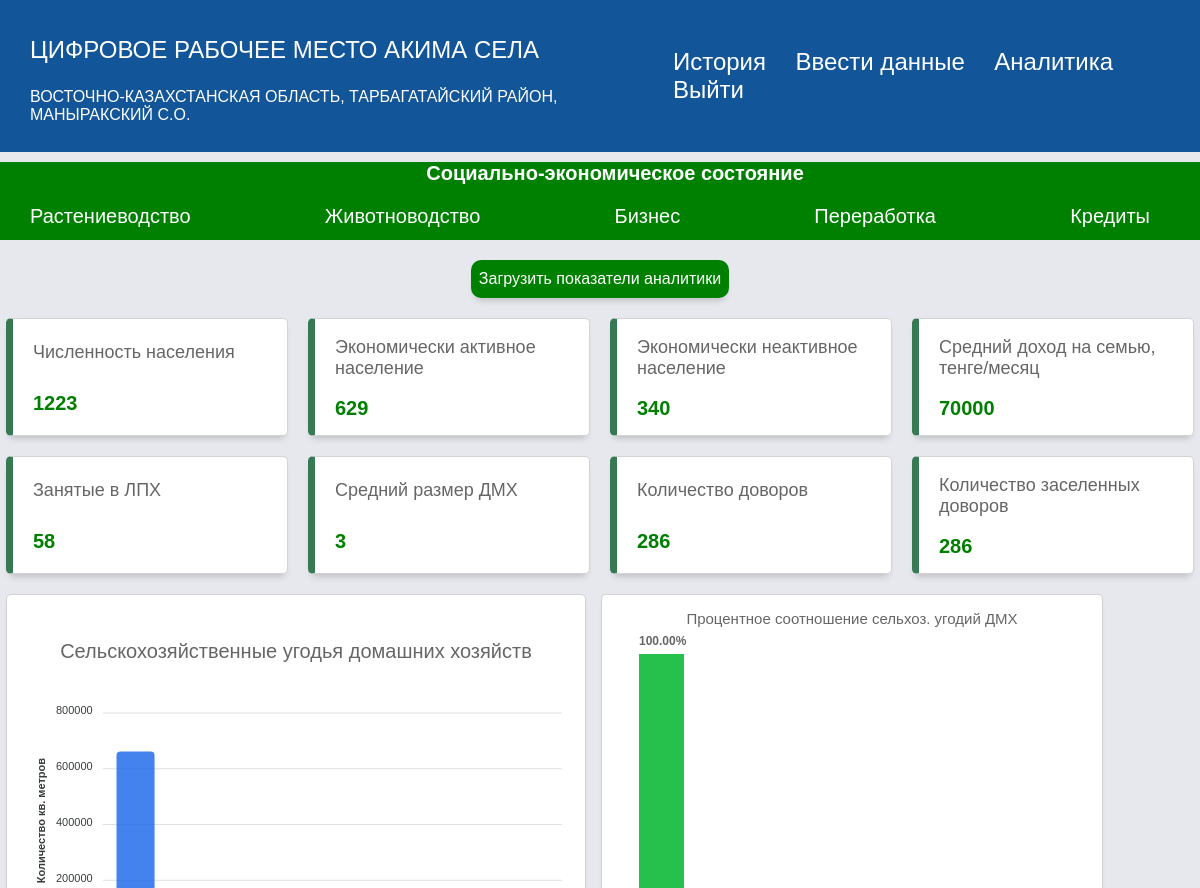
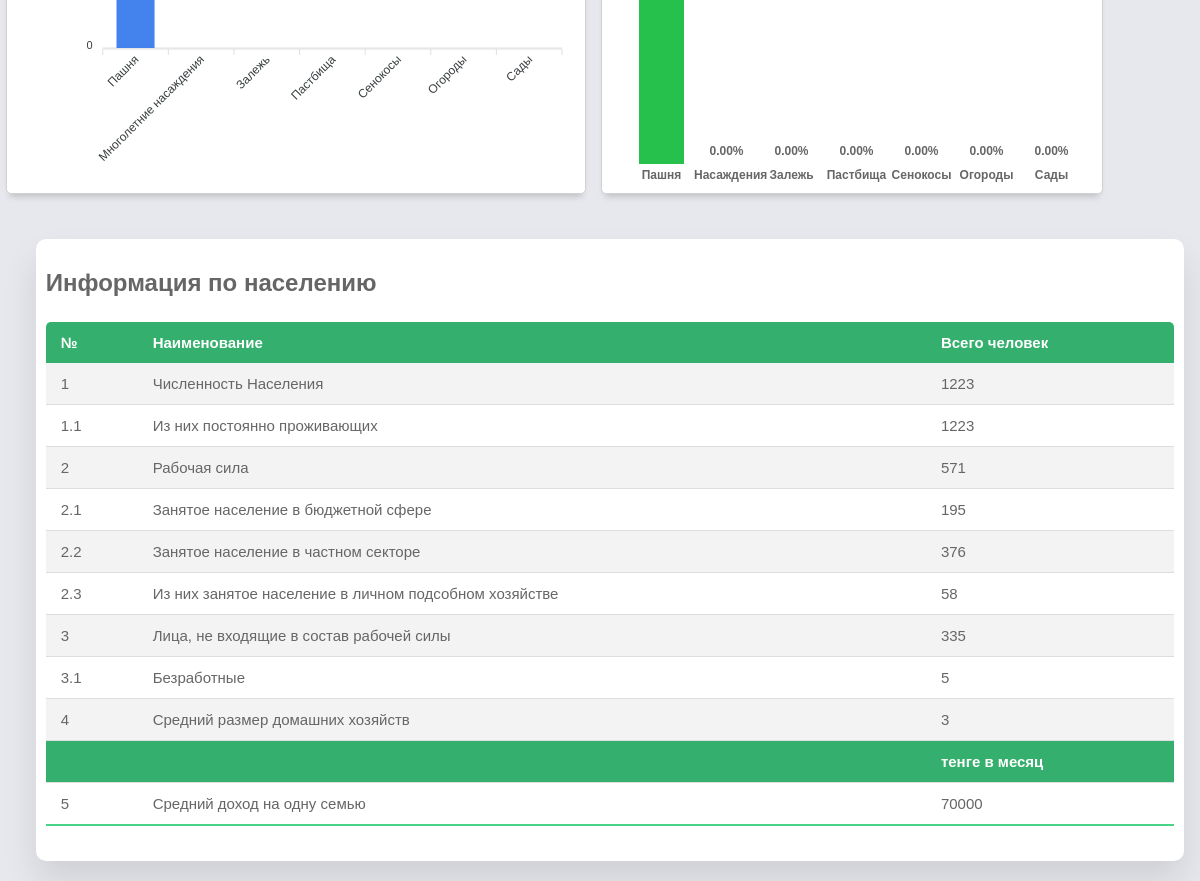
/dashboard_soc1 (signed in), run on an earlier commit of the app's database (2 pictures, top to bottom).
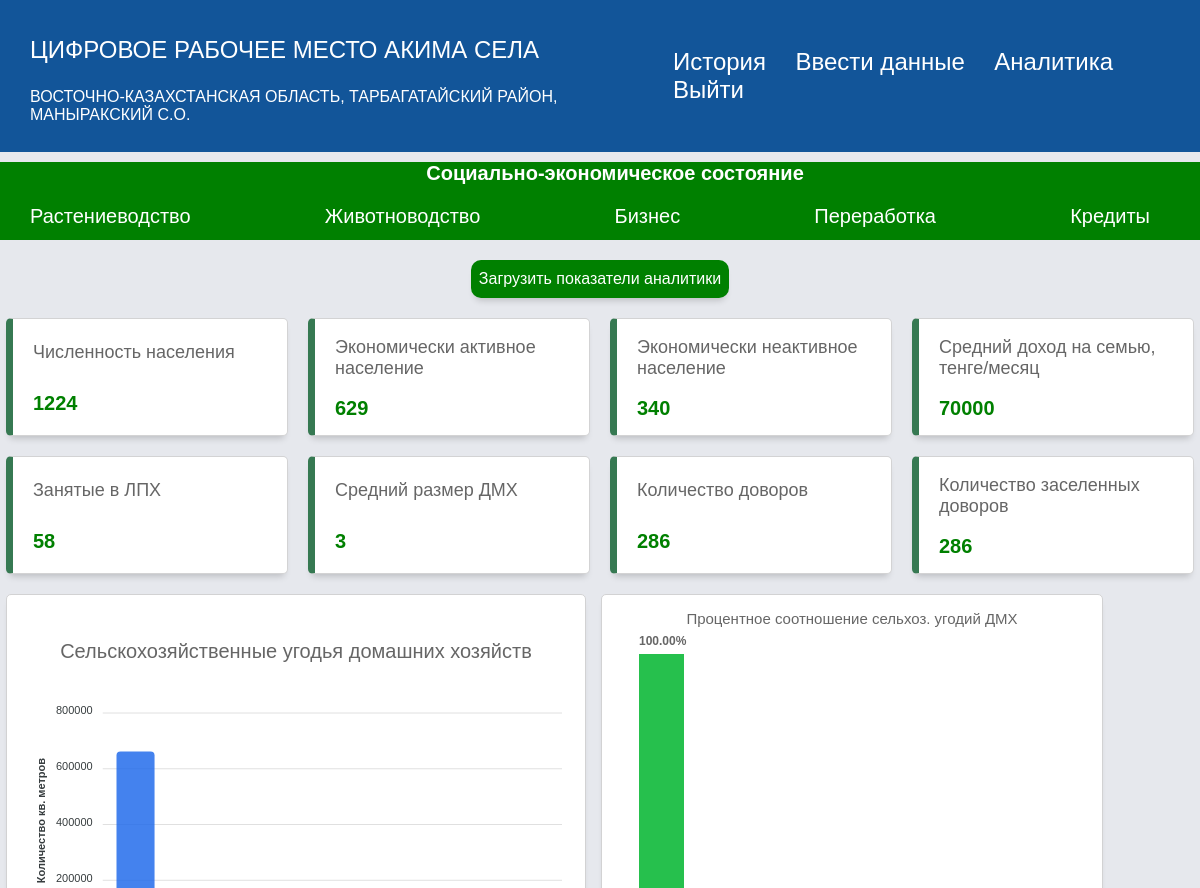
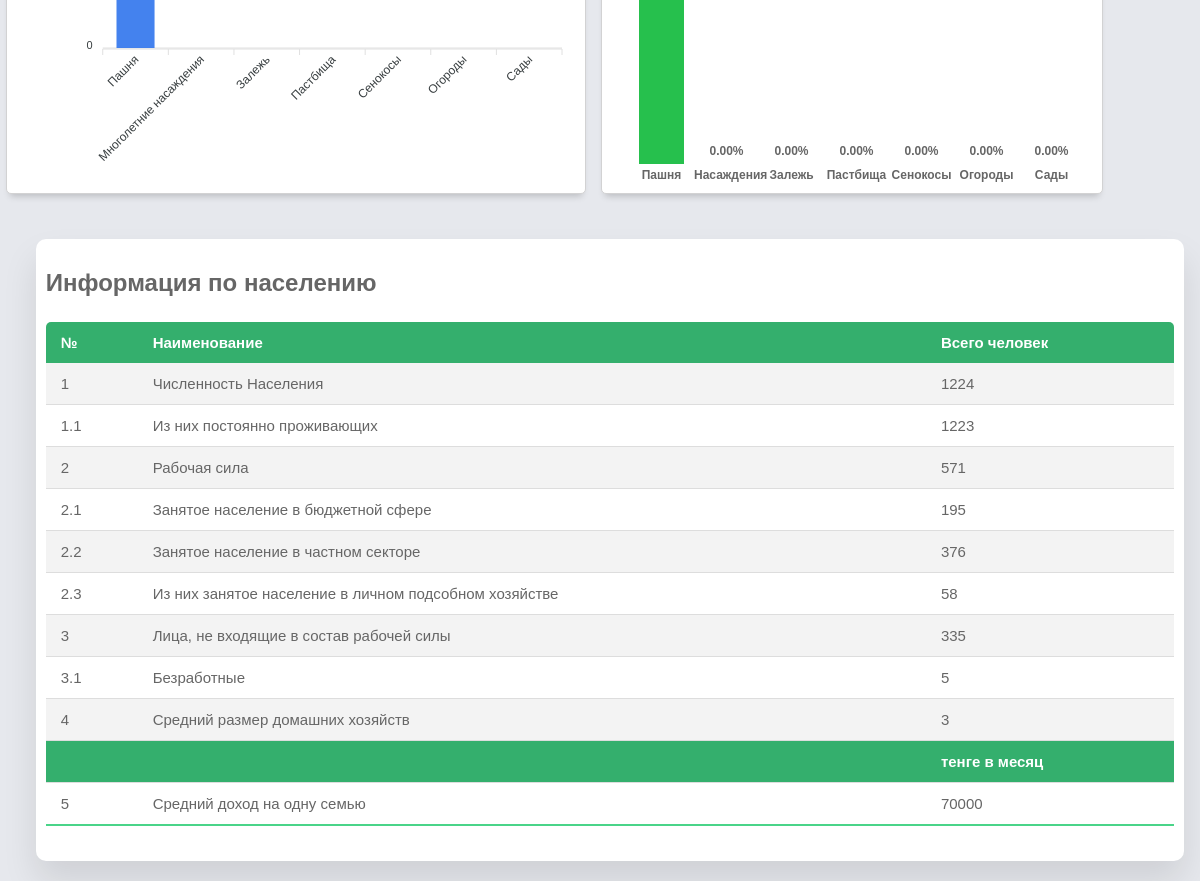
And on a later commit of the database (2 pictures, top to bottom).
### app/models.py (models this page shows)
class Form(db.Model):
   id = db.Column(db.Integer, primary_key = True)
   user_id = db.Column(db.Integer, db.ForeignKey('user.id'))
   user = relationship("User",backref="forms")
   kato_2 = db.Column(db.String(1024))
   kato_2_name = db.Column(db.String(1024))
   kato_4 = db.Column(db.String(1024))
   kato_4_name = db.Column(db.String(1024))
   kato_6 = db.Column(db.String(1024))
   kato_6_name = db.Column(db.String(1024))
   form_year = db.Column(db.String(1024))
   labour_population = db.Column(db.BigInteger)
   labour_constant_population = db.Column(db.BigInteger)
   labour_labour = db.Column(db.BigInteger)
   labour_government_workers = db.Column(db.BigInteger)
   labour_private_labour = db.Column(db.BigInteger)
   labour_private_ogorod = db.Column(db.BigInteger)
   labour_total_econ_inactive_population = db.Column(db.BigInteger)
   labour_unemployed = db.Column(db.BigInteger)
   labour_household_size = db.Column(db.BigInteger)
   labour_average_income_family = db.Column(db.BigInteger)
   house_total_dvor = db.Column(db.BigInteger)
   house_zaselen_dvor = db.Column(db.BigInteger)
   dh_count = db.Column(db.BigInteger)
   dx_number_ogorodov = db.Column(db.BigInteger)
   dx_cx_land = db.Column(db.Numeric(30, 2))
   dx_pashnya = db.Column(db.Numeric(30, 2))
   dx_mnogoletnie = db.Column(db.Numeric(30, 2))
   dx_zelej = db.Column(db.Numeric(30, 2))
   dx_pastbishe = db.Column(db.Numeric(30, 2))
   dx_senokosy = db.Column(db.Numeric(30, 2))
   dx_ogorody = db.Column(db.Numeric(30, 2))
   dx_sad = db.Column(db.Numeric(30, 2))
   dx_urojai = db.Column(db.Numeric(30, 2))
   dx_cucumber = db.Column(db.Numeric(30, 2))
   dx_tomato = db.Column(db.Numeric(30, 2))
   dx_potato = db.Column(db.Numeric(30, 2))
   dx_kapusta = db.Column(db.Numeric(30, 2))
   dx_carrot = db.Column(db.Numeric(30, 2))
   dx_svekla = db.Column(db.Numeric(30, 2))
   dx_sweet_peper = db.Column(db.Numeric(30, 2))
   dx_baklajan = db.Column(db.Numeric(30, 2))
   dx_kabachek = db.Column(db.Numeric(30, 2))
   dx_onion = db.Column(db.Numeric(30, 2))
   dx_chesnok = db.Column(db.Numeric(30, 2))
   dx_redis = db.Column(db.Numeric(30, 2))
   dx_korm = db.Column(db.Numeric(30, 2))
   dx_fruits = db.Column(db.Numeric(30, 2))
   kx_amount = db.Column(db.BigInteger)
   kz_cx_land = db.Column(db.Numeric(30, 2))
   kx_pansya = db.Column(db.Numeric(30, 2))
   kx_mnogoletnie = db.Column(db.Numeric(30, 2))
   kx_zelej = db.Column(db.Numeric(30, 2))
   kx_pastbishe = db.Column(db.Numeric(30, 2))
   kx_senokosy = db.Column(db.Numeric(30, 2))
   kx_urojai = db.Column(db.Numeric(30, 2))
   kx_zerno = db.Column(db.Numeric(30, 2))
   kx_rice = db.Column(db.Numeric(30, 2))
   kx_maslichnye = db.Column(db.Numeric(30, 2))
   kx_korm = db.Column(db.Numeric(30, 2))
   kx_mnogoletnie_derevo = db.Column(db.Numeric(30, 2))
   kz_cx_land_reserve = db.Column(db.Numeric(30, 2))
   kx_pansya_reserve = db.Column(db.Numeric(30, 2))
   kx_mnogoletnie_reserve = db.Column(db.Numeric(30, 2))
   kx_zelej_reserve = db.Column(db.Numeric(30, 2))
   kx_pastbishe_reserve = db.Column(db.Numeric(30, 2))
   kx_senokosy_reserve = db.Column(db.Numeric(30, 2))
   infrastructure_polivochnaya_sistema_ = db.Column(db.BigInteger)
   infrastructure_polivochnaya_sistema_isused = db.Column(db.BigInteger)
   infrastructure_polivy = db.Column(db.Numeric(30, 2))
   infrastructure_mtm = db.Column(db.BigInteger)
   infrastructure_mtm_isused = db.Column(db.BigInteger)
   infrastructure_slad = db.Column(db.BigInteger)
   infrastructure_slad_isused = db.Column(db.BigInteger)
   infrastructure_garage = db.Column(db.BigInteger)
   infrastructure_garage_isused = db.Column(db.BigInteger)
   infrastructure_cycsterny = db.Column(db.BigInteger)
   infrastructure_cycsterny_isused = db.Column(db.BigInteger)
   infrastructure_transformator = db.Column(db.BigInteger)
   infrastructure_transformator_isused = db.Column(db.BigInteger)
   specialization_rastenivodstvo = db.Column(db.String(1024))
   specialization_rastenivodstvo_value = db.Column(db.Numeric(30, 2))
   animal_dvor = db.Column(db.BigInteger)
   animal_skot_bird = db.Column(db.BigInteger)
   animal_cx_land = db.Column(db.Numeric(30, 2))
   animal_pashnya = db.Column(db.Numeric(30, 2))
   animal_mnogolet = db.Column(db.Numeric(30, 2))
   animal_zalej = db.Column(db.Numeric(30, 2))
   animal_pastbisha = db.Column(db.Numeric(30, 2))
   animal_senokos = db.Column(db.Numeric(30, 2))
   animal_ogorod = db.Column(db.Numeric(30, 2))
   animal_sad = db.Column(db.Numeric(30, 2))
   animal_krs_milk = db.Column(db.BigInteger)
   animal_krs_meat = db.Column(db.BigInteger)
   animal_sheep = db.Column(db.BigInteger)
   animal_kozel = db.Column(db.BigInteger)
   animal_horse = db.Column(db.BigInteger)
   animal_camel = db.Column(db.BigInteger)
   animal_pig = db.Column(db.BigInteger)
   animal_chicken = db.Column(db.BigInteger)
   animal_gusi = db.Column(db.BigInteger)
   animal_duck = db.Column(db.BigInteger)
   animal_induk = db.Column(db.BigInteger)
   animal_mik_total = db.Column(db.Numeric(30, 2))
   animal_milk_cow = db.Column(db.Numeric(30, 2))
   animal_milkrate_cow = db.Column(db.Numeric(30, 2))
   animal_mil_kozel = db.Column(db.Numeric(30, 2))
   animal_milrate_kozel = db.Column(db.Numeric(30, 2))
   animal_milk_horse = db.Column(db.Numeric(30, 2))
   animal_milkrate_horse = db.Column(db.Numeric(30, 2))
   animal_milk_camel = db.Column(db.Numeric(30, 2))
   animal_milkrate_camel = db.Column(db.Numeric(30, 2))
   animal_meat_total = db.Column(db.Numeric(30, 2))
   animal_meat_cow = db.Column(db.Numeric(30, 2))
   animal_meat_sheep = db.Column(db.Numeric(30, 2))
   animal_meat_horse = db.Column(db.Numeric(30, 2))
   animal_meat_pig = db.Column(db.Numeric(30, 2))
   animal_meat_camel = db.Column(db.Numeric(30, 2))
   animal_meat_chicken = db.Column(db.Numeric(30, 2))
   animal_meat_duck = db.Column(db.Numeric(30, 2))
   animal_meat_gusi = db.Column(db.Numeric(30, 2))
   animal_egg_total = db.Column(db.BigInteger)
   animal_egg_chicken = db.Column(db.BigInteger)
   animal_egg_gusi = db.Column(db.BigInteger)
   animal_egg_perepel = db.Column(db.BigInteger)
   animal_transformator = db.Column(db.BigInteger)
   animal_transformator_isused = db.Column(db.BigInteger)
   specialization_animal = db.Column(db.String(1024))
   specialization_animal_value = db.Column(db.Numeric(30, 2))
   noncx_sto = db.Column(db.BigInteger)
   noncx_sto_needs = db.Column(db.BigInteger)
   noncx_kindergarden = db.Column(db.BigInteger)
   noncx_kindergarden_needs = db.Column(db.BigInteger)
   noncx_souvenier = db.Column(db.BigInteger)
   noncx_souvenier_needs = db.Column(db.BigInteger)
   noncx_pc_service = db.Column(db.BigInteger)
   noncx_pc_service_needs = db.Column(db.BigInteger)
   noncx_store = db.Column(db.BigInteger)
   noncx_store_needs = db.Column(db.BigInteger)
   noncx_remont_bytovoi_tech = db.Column(db.BigInteger)
   noncx_remont_bytovoi_tech_needs = db.Column(db.BigInteger)
   noncx_metal = db.Column(db.BigInteger)
   noncx_metal_needs = db.Column(db.BigInteger)
   noncx_accounting = db.Column(db.BigInteger)
   noncx_accounting_needs = db.Column(db.BigInteger)
   noncx_photo = db.Column(db.BigInteger)
   noncx_photo_needs = db.Column(db.BigInteger)
   noncx_turism = db.Column(db.BigInteger)
   noncx_turism_needs = db.Column(db.BigInteger)
   noncx_rent = db.Column(db.BigInteger)
   noncx_rent_needs = db.Column(db.BigInteger)
   noncx_cargo = db.Column(db.BigInteger)
   noncx_cargo_needs = db.Column(db.BigInteger)
   noncx_massage = db.Column(db.BigInteger)
   noncx_massage_needs = db.Column(db.BigInteger)
   noncx_foodcourt = db.Column(db.BigInteger)
   noncx_foodcourt_needs = db.Column(db.BigInteger)
   noncx_cleaning = db.Column(db.BigInteger)
   noncx_cleaning_needs = db.Column(db.BigInteger)
   noncx_beuty = db.Column(db.BigInteger)
   noncx_beuty_needs = db.Column(db.BigInteger)
   noncx_carwash = db.Column(db.BigInteger)
   noncx_carwash_needs = db.Column(db.BigInteger)
   noncx_atelie = db.Column(db.BigInteger)
   noncx_atelie_needs = db.Column(db.BigInteger)
   noncx_others = db.Column(db.BigInteger)
   noncx_others_needs = db.Column(db.BigInteger)
   noncx_stroika = db.Column(db.BigInteger)
   noncx_stroika_needs = db.Column(db.BigInteger)
   noncx_mebel = db.Column(db.BigInteger)
   noncx_mebel_needs = db.Column(db.BigInteger)
   noncx_stroi_material = db.Column(db.BigInteger)
   noncx_stroi_material_needs = db.Column(db.BigInteger)
   noncx_svarka = db.Column(db.BigInteger)
   noncx_svarka_needs = db.Column(db.BigInteger)
   noncx_woodworking = db.Column(db.BigInteger)
   noncx_woodworking_needs = db.Column(db.BigInteger)
   noncx_others_uslugi = db.Column(db.BigInteger)
   noncx_others_needs_uslugi = db.Column(db.BigInteger)
   manufacture_milk = db.Column(db.Numeric(30, 2))
   manufacture_milk_needs = db.Column(db.Numeric(30, 2))
   manufacture_meat = db.Column(db.Numeric(30, 2))
   manufacture_meat_needs = db.Column(db.Numeric(30, 2))
   manufacture_vegetables = db.Column(db.Numeric(30, 2))  # Corrected typo
   manufacture_vegetables_needs = db.Column(db.Numeric(30, 2))  # Corrected typo
   manufacture_mayo = db.Column(db.Numeric(30, 2))
   manufacture_mayo_needs = db.Column(db.Numeric(30, 2))
   manufacture_fish = db.Column(db.Numeric(30, 2))
   manufacture_fish_needs = db.Column(db.Numeric(30, 2))
   manufacture_choco = db.Column(db.Numeric(30, 2))
   manufacture_choco_needs = db.Column(db.Numeric(30, 2))
   manufacture_beer = db.Column(db.Numeric(30, 2))
   manufacture_beer_needs = db.Column(db.Numeric(30, 2))
   manufacture_vodka = db.Column(db.Numeric(30, 2))
   manufacture_vodka_needs = db.Column(db.Numeric(30, 2))
   manufacture_honey = db.Column(db.Numeric(30, 2))
   manufacture_honey_needs = db.Column(db.Numeric(30, 2))
   manufacture_polufabricat = db.Column(db.Numeric(30, 2))
   manufacture_polufabricat_needs = db.Column(db.Numeric(30, 2))
   manufacture_bread = db.Column(db.Numeric(30, 2))
   manufacture_bread_needs = db.Column(db.Numeric(30, 2))
   manufacture_others = db.Column(db.Numeric(30, 2))
   manufacture_others_needs = db.Column(db.Numeric(30, 2))
   credit_amount = db.Column(db.BigInteger)
   credit_total = db.Column(db.BigInteger)
   credit_average_total = db.Column(db.BigInteger)
   credit_zalog = db.Column(db.Numeric(30, 2))
   modified_date = db.Column(db.DateTime(timezone=True), default=datetime.now(timezone(timedelta(hours=6))), onupdate=datetime.now(timezone(timedelta(hours=6))))
   creation_date = db.Column(db.DateTime(timezone=True), default=datetime.now(timezone(timedelta(hours=6))))

### app/routes.py (the view)
@app.route('/dashboard_soc1', methods=['GET'])
@login_required
def dashboard_soc1():
    formData=Form.query.filter_by(user_id=current_user.id).first()
    if current_user.is_district:
        return redirect(url_for('dashboard_all'))
    else:
        if not formData:
            flash('Отсутствует анкета', 'info')
            return redirect(url_for('login'))
    return render_template('dashboard_social_pocazat.html', round=round, formData=formData, user=current_user)

### app/routes.py (called while the page is built)
@login_manager.user_loader
def load_user(user_id):
    return User.query.get(int(user_id))

### app/templates/dashboard_social_pocazat.html (shortened to what the changed rows need)
{% extends "base.html" %} {% block title %}Аналитика{% endblock %}
{% block content %}
<link rel="stylesheet" href="{{ url_for('static', filename='dashboard_soc1.css') }}" />
<body>
<div class="grid-container">
      <main class="main-container" id="main">
        <div class="main-cards">
          <div class="card">
            <div class="card-inner">
              <p class="text-primary">Численность населения</p>
            </div>
            <span class="text-primary font-weight-bold">{{ formData.labour_population }}</span>
          </div>
          <div class="card">
            <div class="card-inner">
              <p class="text-primary">Экономически активное население</p>
            </div>
            <span class="text-primary font-weight-bold">{{ formData.labour_government_workers + formData.labour_private_labour + formData.labour_private_ogorod }}</span>
          </div>
          <div class="card">
            <div class="card-inner">
              <p class="text-primary">Экономически неактивное население</p>
            </div>
            <span class="text-primary font-weight-bold">{{ formData.labour_unemployed + formData.labour_total_econ_inactive_population }}</span>
          </div>
          <div class="card">
            <div class="card-inner">
              <p class="text-primary">Средний доход на семью, тенге/месяц</p>
            </div>
            <span class="text-primary font-weight-bold">{{ formData.labour_average_income_family }}</span>
          </div>
          <div class="card">
            <div class="card-inner">
              <p class="text-primary">Занятые в ЛПХ</p>
            </div>
            <span class="text-primary font-weight-bold">{{ formData.labour_private_ogorod }}</span>
          </div>
          <div class="card">
            <div class="card-inner">
              <p class="text-primary">Средний размер ДМХ</p>
            </div>
            <span class="text-primary font-weight-bold">{{ formData.labour_household_size }}</span>
          </div>
          <div class="card">
            <div class="card-inner">
              <p class="text-primary">Количество доворов</p>
            </div>
            <span class="text-primary font-weight-bold">{{ formData.house_total_dvor }}</span>
          </div>
          <div class="card">
            <div class="card-inner">
              <p class="text-primary">Количество заселенных доворов</p>
            </div>
            <span class="text-primary font-weight-bold">{{ formData.house_zaselen_dvor }}</span>
          </div>
        </div>
          <section class="attendance">
            <div class="attendance-list">
              <h1>Информация по населению</h1>
              <table class="table">
                <thead>
                  <tr>
                    <th>№</th>
                    <th>Наименование</th>
                    <th>Всего человек</th>
                  </tr>
                </thead>
                <tbody>
                  <tr>
                    <td>1</td>
                    <td>Численность Населения</td>
                    <td>{{ formData.labour_population }}</td>
                  </tr>
                  <tr>
                    <td>1.1</td>
                    <td>Из них постоянно проживающих</td>
                    <td>{{ formData.labour_constant_population }}</td>
                  </tr>
                  <tr>
                    <td>2</td>
                    <td>Рабочая сила</td>
                    <td>{{ formData.labour_labour }}</td>
                  </tr>
                  <tr>
                    <td>2.1</td>
                    <td>Занятое население в бюджетной сфере</td>
                    <td>{{ formData.labour_government_workers }}</td>
                  </tr>
                <tr>
                    <td>2.2</td>
                    <td>Занятое население в частном секторе</td>
                    <td>{{ formData.labour_private_labour }}</td>
                  </tr>
                <tr>
                    <td>2.3</td>
                    <td>Из них занятое население в личном подсобном хозяйстве</td>
                    <td>{{ formData.labour_private_ogorod }}</td>
                  </tr>
                <tr>
                    <td>3</td>
                    <td>Лица, не входящие в состав рабочей силы</td>
                    <td>{{ formData.labour_total_econ_inactive_population }}</td>
                  </tr>
                <tr>
                    <td>3.1</td>
                    <td>Безработные</td>
                    <td>{{ formData.labour_unemployed }}</td>
                  </tr>
                <tr>
                    <td>4</td>
                    <td>Средний размер домашних хозяйств</td>
                    <td>{{ formData.labour_household_size }}</td>
                  </tr>
                <tr>
                  <tr>
                    <td style="font-weight: 800; color: white; background-color: #34AF6D"></td>
                    <td style="font-weight: 800; color: white; background-color: #34AF6D"></td>
                    <td style="font-weight: 800; color: white; background-color: #34AF6D">тенге в месяц</td>
                </tr>
                    <td>5</td>
                    <td>Средний доход на одну семью</td>
                    <td>{{ formData.labour_average_income_family }}</td>
                  </tr>
                </tbody>
              </table>
            </div>
          </section>
      </main>
    </div>
</body>
{% endblock %}

What changed in the data, as far as the page shows it:
removed Form: labour_population "1223", labour_government_workers+labour_private_labour+labour_private_ogorod "629", labour_unemployed+labour_total_econ_inactive_population "340", labour_average_income_family "70000", labour_private_ogorod "58", labour_household_size "3", house_total_dvor "286", house_zaselen_dvor "286", labour_constant_population "1223", labour_labour "571", labour_government_workers "195", labour_private_labour "376", labour_total_econ_inactive_population "335", labour_unemployed "5"
added Form: labour_population "1224", labour_government_workers+labour_private_labour+labour_private_ogorod "629", labour_unemployed+labour_total_econ_inactive_population "340", labour_average_income_family "70000", labour_private_ogorod "58", labour_household_size "3", house_total_dvor "286", house_zaselen_dvor "286", labour_constant_population "1223", labour_labour "571", labour_government_workers "195", labour_private_labour "376", labour_total_econ_inactive_population "335", labour_unemployed "5"
